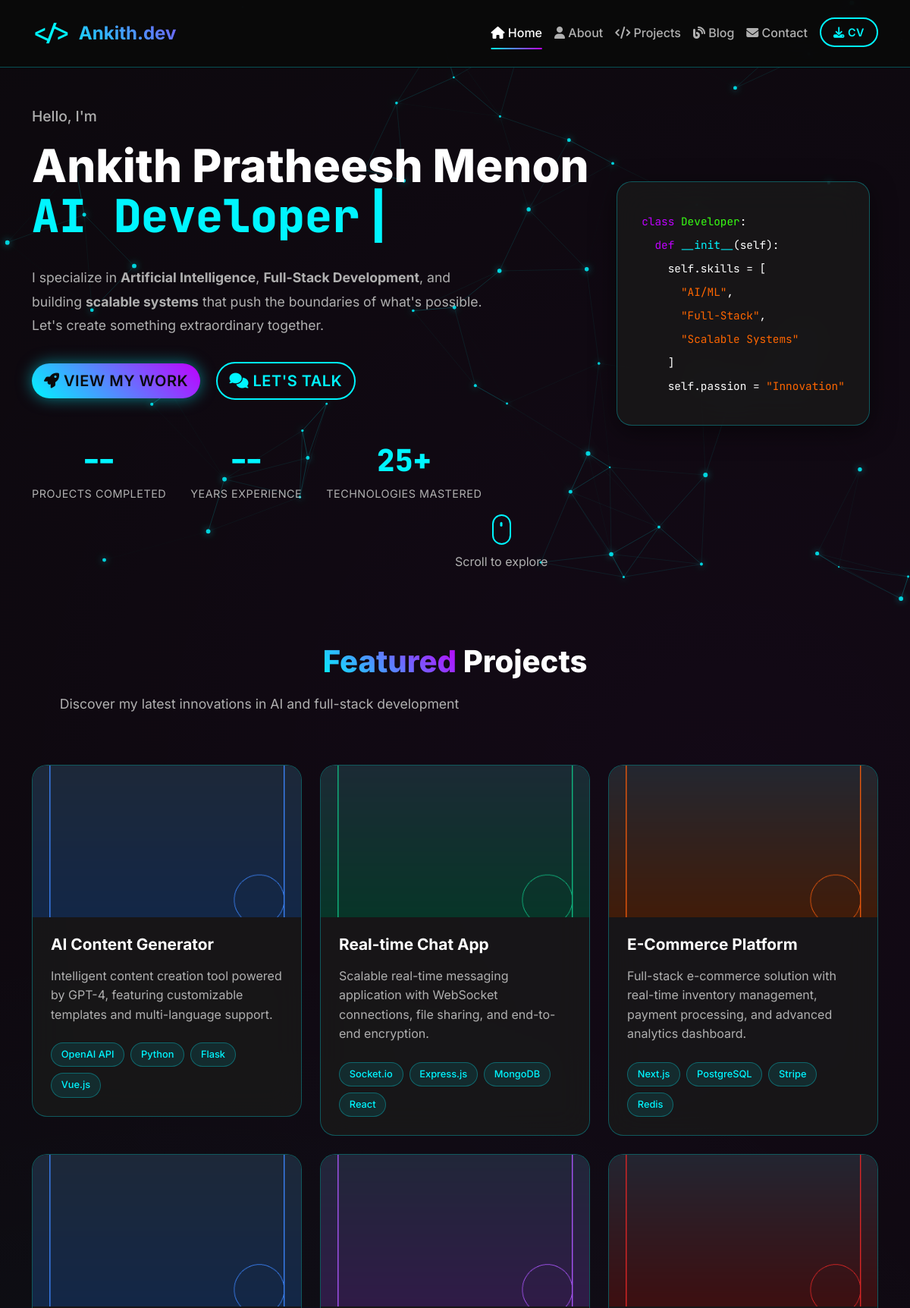
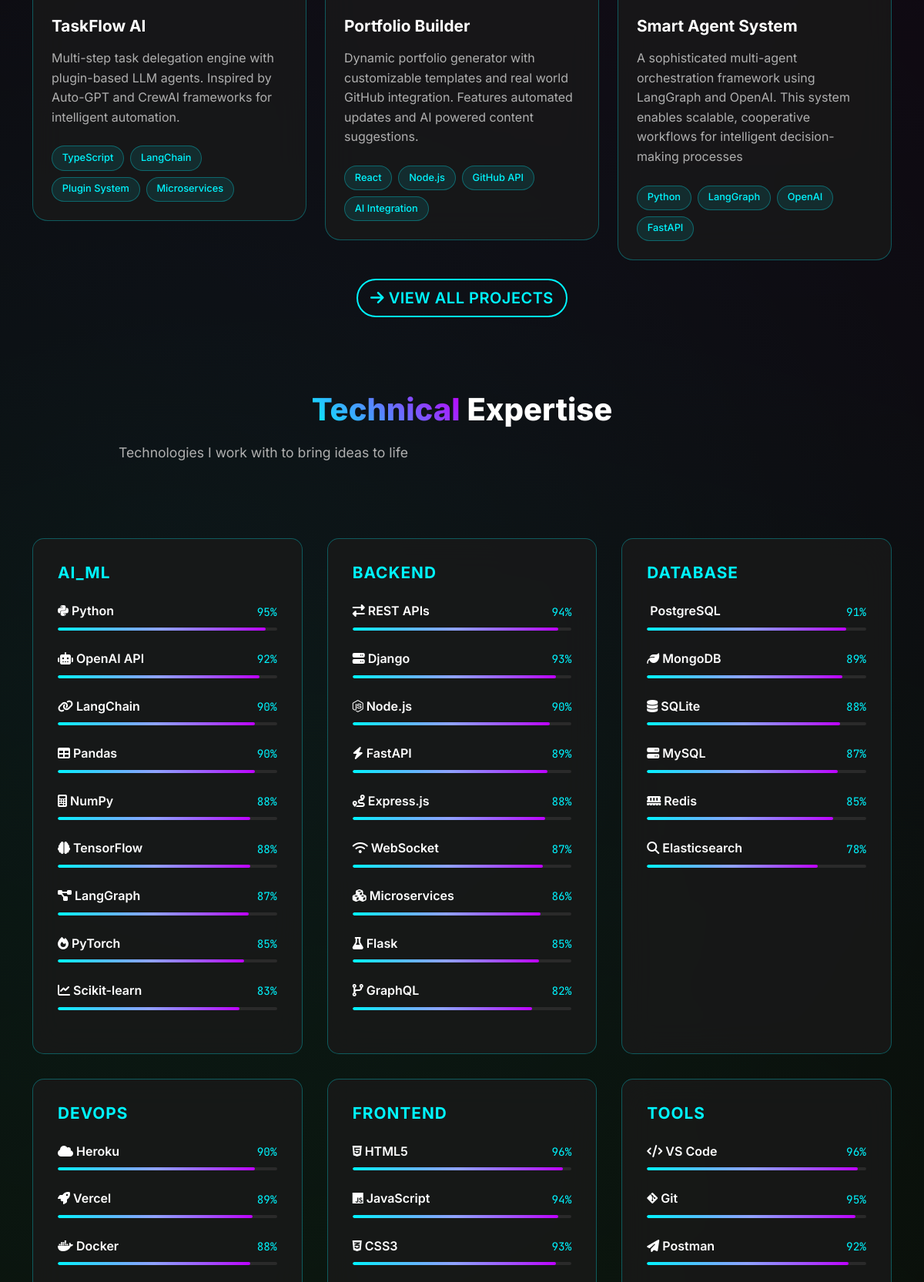
The page / (upper part) on the database its author committed (2 pictures, top to bottom).
### portfolio/models.py (models this page shows, shortened)
class Project(models.Model):
    title = models.CharField(max_length=200)
    description = models.TextField()
    short_description = models.CharField(max_length=300, help_text="Brief description for project cards")
    image = models.ImageField(upload_to='projects/', blank=True, null=True)
    demo_url = models.URLField(blank=True, null=True, verbose_name="Demo URL")
    github_url = models.URLField(blank=True, null=True, verbose_name="GitHub URL")
    technologies = models.CharField(max_length=500, help_text="Comma-separated list of technologies")
    featured = models.BooleanField(default=False, help_text="Show on homepage")
    created_at = models.DateTimeField(auto_now_add=True)
    class Meta:
        ordering = ['-featured', '-created_at']
    def get_technologies_list(self):
        return [tech.strip() for tech in self.technologies.split(',') if tech.strip()]

class Skill(models.Model):
    CATEGORY_CHOICES = [
        ('frontend', 'Frontend'),
        ('backend', 'Backend'),
        ('ai_ml', 'AI/ML'),
        ('database', 'Database'),
        ('devops', 'DevOps'),
        ('tools', 'Tools'),
        ('other', 'Other'),
    ]
    name = models.CharField(max_length=100)
    category = models.CharField(max_length=20, choices=CATEGORY_CHOICES)
    proficiency = models.IntegerField(
        default=50,
        help_text="Proficiency level (0-100)"
    )
    icon_class = models.CharField(
        max_length=100,
        blank=True,
        help_text="Font Awesome or other icon class"
    )
    class Meta:
        ordering = ['category', '-proficiency', 'name']

### portfolio/views.py (the view)
# urls.py: path('', views.home, name='home'),
def home(request):
    featured_projects = Project.objects.filter(featured=True)[:6]
    skills = Skill.objects.all()
    recent_posts = BlogPost.objects.filter(published=True)[:3]
    context = {
        'featured_projects': featured_projects,
        'skills': skills,
        'recent_posts': recent_posts,
        'page_title': 'Home - Your Name | AI & Full-Stack Developer'
    }
    return render(request, 'home.html', context)

### portfolio/models.py (called while the page is built)
    def get_absolute_url(self):
        return f"/blog/{self.slug}/"

### templates/home.html (shortened to what this page needs)
{% extends 'base.html' %}
{% load static %}
{% block content %}
<section class="hero-section" id="hero">
    <div class="container">
        <div class="row min-vh-100 align-items-center">
            <div class="col-lg-8">
                <div class="hero-content" data-aos="fade-up" data-aos-duration="1000">
                    <div class="hero-greeting mb-3">
                        <span class="greeting-text">Hello, I'm</span>
                    </div>
                    <h1 class="hero-title">
                        <span class="title-line">Ankith Pratheesh Menon</span>
                        <span class="title-line">
                            <span class="typed-text" id="typed-output"></span>
                            <span class="cursor">|</span>
                        </span>
                    </h1>
                    <p class="hero-description" data-aos="fade-up" data-aos-delay="300">
                        I specialize in <strong>Artificial Intelligence</strong>, <strong>Full-Stack Development</strong>,
                        and building <strong>scalable systems</strong> that push the boundaries of what's possible.
                        Let's create something extraordinary together.
                    </p>
                    <div class="hero-cta" data-aos="fade-up" data-aos-delay="500">
                        <a href="{% url 'projects' %}" class="btn btn-neon btn-lg me-3">
                            <i class="fas fa-rocket"></i> View My Work
                        </a>
                        <a href="{% url 'contact' %}" class="btn btn-outline-neon btn-lg">
                            <i class="fas fa-comments"></i> Let's Talk
                        </a>
                    </div>
                    <div class="hero-stats" data-aos="fade-up" data-aos-delay="700">
                        <div class="stat-item">
                            <div class="stat-number">--</div>
                            <div class="stat-label">Projects Completed</div>
                        </div>
                        <div class="stat-item">
                            <div class="stat-number">--</div>
                            <div class="stat-label">Years Experience</div>
                        </div>
                        <div class="stat-item">
                            <div class="stat-number">25+</div>
                            <div class="stat-label">Technologies Mastered</div>
                        </div>
                    </div>
                </div>
            </div>
            <div class="col-lg-4">
                <div class="hero-visual" data-aos="fade-left" data-aos-delay="300">
                    <div class="floating-card">
                        <div class="hologram-effect">
                            <div class="code-snippet">
                                <div class="code-line">
                                    <span class="code-keyword">class</span>
                                    <span class="code-class">Developer</span>:
                                </div>
                                <div class="code-line">
                                    &nbsp;&nbsp;<span class="code-keyword">def</span>
                                    <span class="code-function">__init__</span>(self):
                                </div>
                                <div class="code-line">
                                    &nbsp;&nbsp;&nbsp;&nbsp;self.skills = [
                                </div>
                                <div class="code-line">
                                    &nbsp;&nbsp;&nbsp;&nbsp;&nbsp;&nbsp;<span class="code-string">"AI/ML"</span>,
                                </div>
                                <div class="code-line">
                                    &nbsp;&nbsp;&nbsp;&nbsp;&nbsp;&nbsp;<span class="code-string">"Full-Stack"</span>,
                                </div>
                                <div class="code-line">
                                    &nbsp;&nbsp;&nbsp;&nbsp;&nbsp;&nbsp;<span class="code-string">"Scalable Systems"</span>
                                </div>
                                <div class="code-line">
                                    &nbsp;&nbsp;&nbsp;&nbsp;]
                                </div>
                                <div class="code-line">
                                    &nbsp;&nbsp;&nbsp;&nbsp;self.passion = <span class="code-string">"Innovation"</span>
                                </div>
                            </div>
                        </div>
                    </div>
                </div>
            </div>
        </div>
    </div>
    <div class="scroll-indicator" data-aos="fade-up" data-aos-delay="1000">
        <div class="mouse">
            <div class="wheel"></div>
        </div>
        <p>Scroll to explore</p>
    </div>
</section>
<section class="featured-projects py-5" id="featured-projects">
    <div class="container">
        <div class="row">
            <div class="col-12 text-center mb-5">
                <h2 class="section-title" data-aos="fade-up">
                    <span class="title-accent">Featured</span> Projects
                </h2>
                <p class="section-subtitle" data-aos="fade-up" data-aos-delay="200">
                    Discover my latest innovations in AI and full-stack development
                </p>
            </div>
        </div>
        <div class="row">
            {% for project in featured_projects %}
            <div class="col-lg-4 col-md-6 mb-4" data-aos="fade-up" data-aos-delay="{{ forloop.counter0|add:300 }}">
                <div class="project-card futuristic-card">
                    <div class="card-image">
                        {% if project.image %}
                            <img src="{{ project.image.url }}" alt="{{ project.title }}" class="img-fluid">
                        {% else %}
                            <div class="placeholder-image">
                                <i class="fas fa-code"></i>
                            </div>
                        {% endif %}
                    </div>
                    <div class="card-content">
                        <h4 class="project-title">{{ project.title }}</h4>
                        <p class="project-description">{{ project.short_description }}</p>
                        <div class="tech-stack">
                            {% for tech in project.get_technologies_list %}
                                <span class="tech-tag">{{ tech }}</span>
                            {% endfor %}
                        </div>
                    </div>
                </div>
            </div>
            {% endfor %}
        </div>
        {% if featured_projects %}
        <div class="row">
            <div class="col-12 text-center" data-aos="fade-up">
                <a href="{% url 'projects' %}" class="btn btn-outline-neon btn-lg">
                    <i class="fas fa-arrow-right"></i> View All Projects
                </a>
            </div>
        </div>
        {% endif %}
    </div>
</section>
<section class="skills-section py-5" id="skills">
    <div class="container">
        <div class="row">
            <div class="col-12 text-center mb-5">
                <h2 class="section-title" data-aos="fade-up">
                    <span class="title-accent">Technical</span> Expertise
                </h2>
                <p class="section-subtitle" data-aos="fade-up" data-aos-delay="200">
                    Technologies I work with to bring ideas to life
                </p>
            </div>
        </div>
        <div class="skills-grid">
            {% regroup skills by category as skills_by_category %}
            {% for category in skills_by_category %}
            <div class="skill-category" data-aos="fade-up" data-aos-delay="{{ forloop.counter0|add:100 }}">
                <h4 class="category-title">{{ category.grouper|capfirst }}</h4>
                <div class="skills-list">
                    {% for skill in category.list %}
                    <div class="skill-item">
                        <div class="skill-header">
                            <span class="skill-name">
                                {% if skill.icon_class %}
                                    <i class="{{ skill.icon_class }}"></i>
                                {% endif %}
                                {{ skill.name }}
                            </span>
                            <span class="skill-percentage">{{ skill.proficiency }}%</span>
                        </div>
                        <div class="skill-bar">
                            <div class="skill-progress" data-width="{{ skill.proficiency }}"></div>
                        </div>
                    </div>
                    {% endfor %}
                </div>
            </div>
            {% endfor %}
        </div>
    </div>
</section>
                        <a href="{% load static %}{% static 'documents/My Resume.pdf' %}" class="btn btn-outline-neon btn-lg" data-aos="fade-up" data-aos-delay="300" download="Ankith_Pratheesh_Menon_CV.pdf">
                        </a>
{% endblock %}

### rows shown on the page
Project: image (picture), title "AI Content Generator", short_description "Intelligent content creation tool powered by GPT-4, featuring customizable templates and multi-language support.", get_technologies_list "OpenAI API" "Python" "Flask" "Vue.js"
Project: image (picture), title "Real-time Chat App", short_description "Scalable real-time messaging application with WebSocket connections, file sharing, and end-to-end encryption.", get_technologies_list "Socket.io" "Express.js" "MongoDB" "React"
Project: image (picture), title "E-Commerce Platform", short_description "Full-stack e-commerce solution with real-time inventory management, payment processing, and advanced analytics dashboard.", get_technologies_list "Next.js" "PostgreSQL" "Stripe" "Redis"
Project: image (picture), title "TaskFlow AI", short_description "Multi-step task delegation engine with plugin-based LLM agents. Inspired by Auto-GPT and CrewAI frameworks for intelligent automation.", get_technologies_list "TypeScript" "LangChain" "Plugin System" "Microservices"
Project: image (picture), title "Portfolio Builder", short_description "Dynamic portfolio generator with customizable templates and real world GitHub integration. Features automated updates and AI powered content suggestions.", get_technologies_list "React" "Node.js" "GitHub API" "AI Integration"
Project: image (picture), title "Smart Agent System", short_description "A sophisticated multi-agent orchestration framework using LangGraph and OpenAI. This system enables scalable, cooperative workflows for intelligent decision-making processes", get_technologies_list "Python" "LangGraph" "OpenAI" "FastAPI"
Skill: grouper "AI_ML", name "Python", proficiency "95"
Skill: name "OpenAI API", proficiency "92"
Skill: name "LangChain", proficiency "90"
Skill: name "Pandas", proficiency "90"
Skill: name "NumPy", proficiency "88"
Skill: name "TensorFlow", proficiency "88"
Skill: name "LangGraph", proficiency "87"
Skill: name "PyTorch", proficiency "85"
Skill: name "Scikit-learn", proficiency "83"
Skill: grouper "BACKEND", name "REST APIs", proficiency "94"
Skill: name "Django", proficiency "93"
Skill: name "Node.js", proficiency "90"
Skill: name "FastAPI", proficiency "89"
Skill: name "Express.js", proficiency "88"
Skill: name "WebSocket", proficiency "87"
Skill: name "Microservices", proficiency "86"
Skill: name "Flask", proficiency "85"
Skill: name "GraphQL", proficiency "82"
Skill: grouper "DATABASE", name "PostgreSQL", proficiency "91"
Skill: name "MongoDB", proficiency "89"
Skill: name "SQLite", proficiency "88"
Skill: name "MySQL", proficiency "87"
Skill: name "Redis", proficiency "85"
Skill: name "Elasticsearch", proficiency "78"
Skill: grouper "DEVOPS", name "Heroku", proficiency "90"
Skill: name "Vercel", proficiency "89"
Skill: name "Docker", proficiency "88"
Skill: grouper "FRONTEND", name "HTML5", proficiency "96"
Skill: name "JavaScript", proficiency "94"
Skill: name "CSS3", proficiency "93"
Skill: grouper "TOOLS", name "VS Code", proficiency "96"
Skill: name "Git", proficiency "95"
Skill: name "Postman", proficiency "92"
